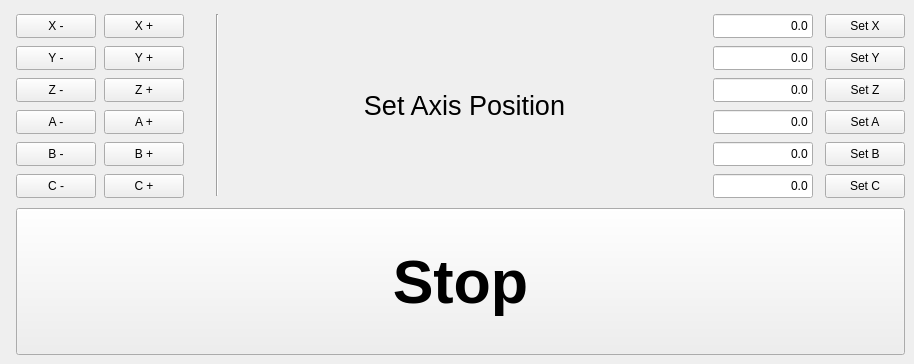
    <widget class="QWidget" name="tabJOG">
     <attribute name="title">
      <string>JOG</string>
     </attribute>
     <widget class="QPushButton" name="cncJogCommandXMButton">
      <property name="geometry">
       <rect>
        <x>16</x>
        <y>14</y>
        <width>80</width>
        <height>24</height>
       </rect>
      </property>
      <property name="text">
       <string>X -</string>
      </property>
     </widget>
     <widget class="QPushButton" name="cncJogCommandYMButton">
      <property name="geometry">
       <rect>
        <x>16</x>
        <y>46</y>
        <width>80</width>
        <height>24</height>
       </rect>
      </property>
      <property name="text">
       <string>Y -</string>
      </property>
     </widget>
     <widget class="QPushButton" name="cncJogCommandZMButton">
      <property name="geometry">
       <rect>
        <x>16</x>
        <y>78</y>
        <width>80</width>
        <height>24</height>
       </rect>
      </property>
      <property name="text">
       <string>Z -</string>
      </property>
     </widget>
     <widget class="QPushButton" name="cncJogCommandAMButton">
      <property name="geometry">
       <rect>
        <x>16</x>
        <y>110</y>
        <width>80</width>
        <height>24</height>
       </rect>
      </property>
      <property name="text">
       <string>A -</string>
      </property>
     </widget>
     <widget class="QPushButton" name="cncJogCommandBMButton">
      <property name="geometry">
       <rect>
        <x>16</x>
        <y>142</y>
        <width>80</width>
        <height>24</height>
       </rect>
      </property>
      <property name="text">
       <string>B -</string>
      </property>
     </widget>
     <widget class="QPushButton" name="cncJogCommandCMButton">
      <property name="geometry">
       <rect>
        <x>16</x>
        <y>174</y>
        <width>80</width>
        <height>24</height>
       </rect>
      </property>
      <property name="text">
       <string>C -</string>
      </property>
     </widget>
     <widget class="QPushButton" name="cncJogCommandYPButton">
      <property name="geometry">
       <rect>
        <x>104</x>
        <y>46</y>
        <width>80</width>
        <height>24</height>
       </rect>
      </property>
      <property name="text">
       <string>Y +</string>
      </property>
     </widget>
     <widget class="QPushButton" name="cncJogCommandAPButton">
      <property name="geometry">
       <rect>
        <x>104</x>
        <y>110</y>
        <width>80</width>
        <height>24</height>
       </rect>
      </property>
      <property name="text">
       <string>A +</string>
      </property>
     </widget>
     <widget class="QPushButton" name="cncJogCommandBPButton">
      <property name="geometry">
       <rect>
        <x>104</x>
        <y>142</y>
        <width>80</width>
        <height>24</height>
       </rect>
      </property>
      <property name="text">
       <string>B +</string>
      </property>
     </widget>
     <widget class="QPushButton" name="cncJogCommandXPButton">
      <property name="geometry">
       <rect>
        <x>104</x>
        <y>14</y>
        <width>80</width>
        <height>24</height>
       </rect>
      </property>
      <property name="text">
       <string>X +</string>
      </property>
     </widget>
     <widget class="QPushButton" name="cncJogCommandCPButton">
      <property name="geometry">
       <rect>
        <x>104</x>
        <y>174</y>
        <width>80</width>
        <height>24</height>
       </rect>
      </property>
      <property name="text">
       <string>C +</string>
      </property>
     </widget>
     <widget class="QPushButton" name="cncJogCommandZPButton">
      <property name="geometry">
       <rect>
        <x>104</x>
        <y>78</y>
        <width>80</width>
        <height>24</height>
       </rect>
      </property>
      <property name="text">
       <string>Z +</string>
      </property>
     </widget>
     <widget class="QPushButton" name="setProgramPositionYButton">
      <property name="geometry">
       <rect>
        <x>825</x>
        <y>46</y>
        <width>80</width>
        <height>24</height>
       </rect>
      </property>
      <property name="text">
       <string>Set Y</string>
      </property>
     </widget>
     <widget class="QPushButton" name="setProgramPositionCButton">
      <property name="geometry">
       <rect>
        <x>825</x>
        <y>174</y>
        <width>80</width>
        <height>24</height>
       </rect>
      </property>
      <property name="text">
       <string>Set C</string>
      </property>
     </widget>
     <widget class="QPushButton" name="setProgramPositionXButton">
      <property name="geometry">
       <rect>
        <x>825</x>
        <y>14</y>
        <width>80</width>
        <height>24</height>
       </rect>
      </property>
      <property name="text">
       <string>Set X</string>
      </property>
     </widget>
     <widget class="QPushButton" name="setProgramPositionBButton">
      <property name="geometry">
       <rect>
        <x>825</x>
        <y>142</y>
        <width>80</width>
        <height>24</height>
       </rect>
      </property>
      <property name="text">
       <string>Set B</string>
      </property>
     </widget>
     <widget class="QPushButton" name="setProgramPositionAButton">
      <property name="geometry">
       <rect>
        <x>825</x>
        <y>110</y>
        <width>80</width>
        <height>24</height>
       </rect>
      </property>
      <property name="text">
       <string>Set A</string>
      </property>
     </widget>
     <widget class="QPushButton" name="setProgramPositionZButton">
      <property name="geometry">
       <rect>
        <x>825</x>
        <y>78</y>
        <width>80</width>
        <height>24</height>
       </rect>
      </property>
      <property name="text">
       <string>Set Z</string>
      </property>
     </widget>
     <widget class="QLineEdit" name="setProgramPositionXEdit">
      <property name="geometry">
       <rect>
        <x>713</x>
        <y>14</y>
        <width>100</width>
        <height>24</height>
       </rect>
      </property>
      <property name="text">
       <string>0.0</string>
      </property>
      <property name="alignment">
       <set>Qt::AlignmentFlag::AlignRight|Qt::AlignmentFlag::AlignTrailing|Qt::AlignmentFlag::AlignVCenter</set>
      </property>
     </widget>
     <widget class="QLineEdit" name="setProgramPositionYEdit">
      <property name="geometry">
       <rect>
        <x>713</x>
        <y>46</y>
        <width>100</width>
        <height>24</height>
       </rect>
      </property>
      <property name="text">
       <string>0.0</string>
      </property>
      <property name="alignment">
       <set>Qt::AlignmentFlag::AlignRight|Qt::AlignmentFlag::AlignTrailing|Qt::AlignmentFlag::AlignVCenter</set>
      </property>
     </widget>
     <widget class="QLineEdit" name="setProgramPositionZEdit">
      <property name="geometry">
       <rect>
        <x>713</x>
        <y>78</y>
        <width>100</width>
        <height>24</height>
       </rect>
      </property>
      <property name="text">
       <string>0.0</string>
      </property>
      <property name="alignment">
       <set>Qt::AlignmentFlag::AlignRight|Qt::AlignmentFlag::AlignTrailing|Qt::AlignmentFlag::AlignVCenter</set>
      </property>
     </widget>
     <widget class="QLineEdit" name="setProgramPositionAEdit">
      <property name="geometry">
       <rect>
        <x>713</x>
        <y>110</y>
        <width>100</width>
        <height>24</height>
       </rect>
      </property>
      <property name="text">
       <string>0.0</string>
      </property>
      <property name="alignment">
       <set>Qt::AlignmentFlag::AlignRight|Qt::AlignmentFlag::AlignTrailing|Qt::AlignmentFlag::AlignVCenter</set>
      </property>
     </widget>
     <widget class="QLineEdit" name="setProgramPositionBEdit">
      <property name="geometry">
       <rect>
        <x>713</x>
        <y>142</y>
        <width>100</width>
        <height>24</height>
       </rect>
      </property>
      <property name="text">
       <string>0.0</string>
      </property>
      <property name="alignment">
       <set>Qt::AlignmentFlag::AlignRight|Qt::AlignmentFlag::AlignTrailing|Qt::AlignmentFlag::AlignVCenter</set>
      </property>
     </widget>
     <widget class="QLineEdit" name="setProgramPositionCEdit">
      <property name="geometry">
       <rect>
        <x>713</x>
        <y>174</y>
        <width>100</width>
        <height>24</height>
       </rect>
      </property>
      <property name="text">
       <string>0.0</string>
      </property>
      <property name="alignment">
       <set>Qt::AlignmentFlag::AlignRight|Qt::AlignmentFlag::AlignTrailing|Qt::AlignmentFlag::AlignVCenter</set>
      </property>
     </widget>
     <widget class="Line" name="jogSetSeparatorLine">
      <property name="geometry">
       <rect>
        <x>216</x>
        <y>14</y>
        <width>2</width>
        <height>182</height>
       </rect>
      </property>
      <property name="orientation">
       <enum>Qt::Orientation::Vertical</enum>
      </property>
     </widget>
     <widget class="QLabel" name="textAxisPositionText">
      <property name="geometry">
       <rect>
        <x>224</x>
        <y>14</y>
        <width>481</width>
        <height>182</height>
       </rect>
      </property>
      <property name="font">
       <font>
        <family>Tahoma</family>
        <pointsize>20</pointsize>
       </font>
      </property>
      <property name="text">
       <string>Set Axis Position</string>
      </property>
      <property name="alignment">
       <set>Qt::AlignmentFlag::AlignCenter</set>
      </property>
     </widget>
     <widget class="QPushButton" name="jogSTOPButton">
      <property name="geometry">
       <rect>
        <x>16</x>
        <y>208</y>
        <width>889</width>
        <height>147</height>
       </rect>
      </property>
      <property name="font">
       <font>
        <family>Tahoma</family>
        <pointsize>46</pointsize>
        <bold>true</bold>
       </font>
      </property>
      <property name="text">
       <string>Stop</string>
      </property>
     </widget>
    </widget>
